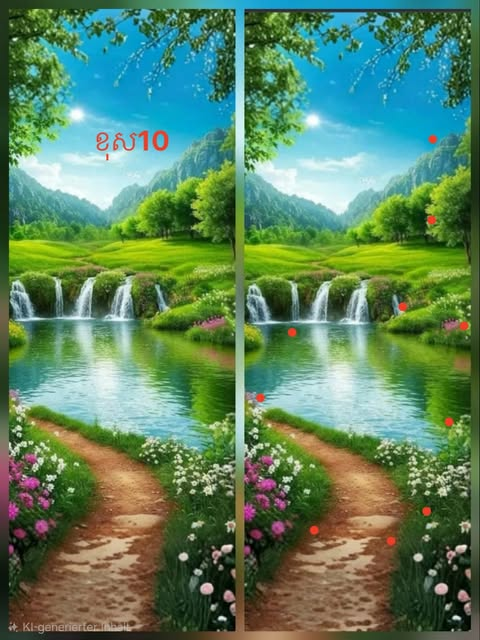
#> input picture spot_the_difference/correct_answers/answer_03.jpg, 480 x 640 px, found by its file name
$ python find_answer3_dots.py
#> lines starting #> are read from the running program, lines starting #| are printed output that depends on the picture; after the words box and inside, x2 and y2 are one past the last pixel; in counts of white or black regions, pixels touching at a corner belong together
import cv2
import numpy as np

img = cv2.imread("correct_answers/answer_03.jpg")
#> img is the input picture: shape (640, 480, 3); mean B, G, R 96.5, 131.2, 93.3
h, w = img.shape[:2]
#> h = 640; w = 480

# Detect red
hsv = cv2.cvtColor(img, cv2.COLOR_BGR2HSV)
#> hsv: shape (640, 480, 3); mean H, S, V 58.9, 142, 142.4
lower1 = np.array([0, 150, 50])
upper1 = np.array([10, 255, 255])
lower2 = np.array([170, 150, 50])
upper2 = np.array([180, 255, 255])

mask = cv2.inRange(hsv, lower1, upper1) | cv2.inRange(hsv, lower2, upper2)
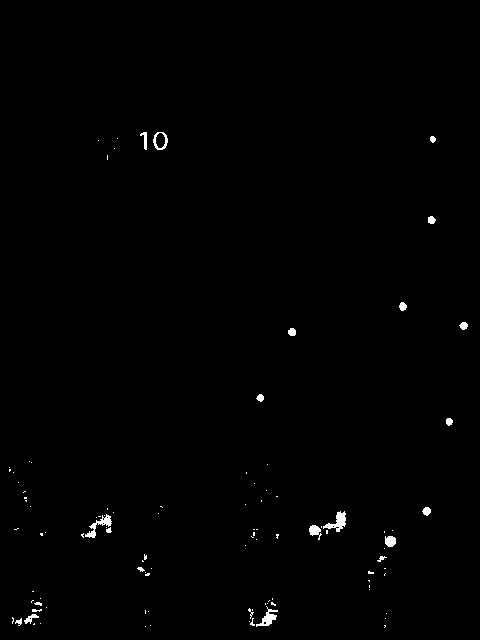
#> mask: shape (640, 480); 0.59% white; 101 white regions (78 under 20 px)
contours, _ = cv2.findContours(mask, cv2.RETR_EXTERNAL, cv2.CHAIN_APPROX_SIMPLE)
#> contours = 101 contours, 85 with area under 20; largest, box (x1, y1, x2, y2) and area: (153, 132, 168, 150) 192, (323, 511, 346, 532) 175, (85, 514, 112, 538) 148, (256, 606, 278, 627) 132, (385, 536, 396, 547) 84

dots = []
for c in contours:
    if cv2.contourArea(c) > 10:
        (cx, cy), r = cv2.minEnclosingCircle(c)
        dots.append((int(cx), int(cy), int(r)))
#> this loop made 101 passes
#> (cx, cy, r) on passes 9, 11, 16, 19, 23, 38, 40, 45, 58, 61, 65, 68: (18.47, 621.1, 3.97), (31.08, 618.7, 7.44), (36.5, 610, 4.61), (266.5, 618, 13.2), (37.5, 604, 3.64), (140.5, 569, 3.64), (381.5, 558.5, 4.74), (389.4, 540.4, 6.2), (108.5, 529.5, 2.92), (314.5, 532.5, 7.91), (97.5, 526, 16.01), (333.5, 519.5, 13.51)
#> c on passes 1, 3, 4, 5, 6, 7: [[145, 626]], [[150, 625]], [[40, 623]], [[34, 623], [33, 624], [34, 624]], [[249, 621]], [[385, 618]]
#> after the loop, dots = 22 items, first 6: (18, 621, 3), (31, 618, 7), (36, 610, 4), (266, 618, 13), (37, 604, 3), (140, 569, 3)

# Sort by cy
dots = sorted(dots, key=lambda x: x[1])
#> dots = 22 items, first 6: (432, 139, 3), (160, 140, 9), (144, 140, 8), (431, 219, 3), (402, 306, 4), (463, 325, 4)

print(f"Total red shapes found in answer_03: {len(dots)}")
#| Total red shapes found in answer_03: 22
for idx, (cx, cy, r) in enumerate(dots):
    print(f"Dot {idx}: cx={cx}, cy={cy}, r={r}")
#> this loop made 22 passes
#> (cx, cy, r) on passes 1 to 12: (432, 139, 3), (160, 140, 9), (144, 140, 8), (431, 219, 3), (402, 306, 4), (463, 325, 4), (291, 331, 4), (259, 397, 3), (448, 421, 3), (426, 510, 4), (333, 519, 13), (97, 526, 16)
#| Dot 0: cx=432, cy=139, r=3
#| Dot 1: cx=160, cy=140, r=9
#| Dot 2: cx=144, cy=140, r=8
#| Dot 3: cx=431, cy=219, r=3
#| Dot 4: cx=402, cy=306, r=4
#| Dot 5: cx=463, cy=325, r=4
#| Dot 6: cx=291, cy=331, r=4
#| Dot 7: cx=259, cy=397, r=3
#> (further printed lines are left out)

$ run again, with spot_the_difference/correct_answers/answer_02.jpg copied over spot_the_difference/correct_answers/answer_03.jpg
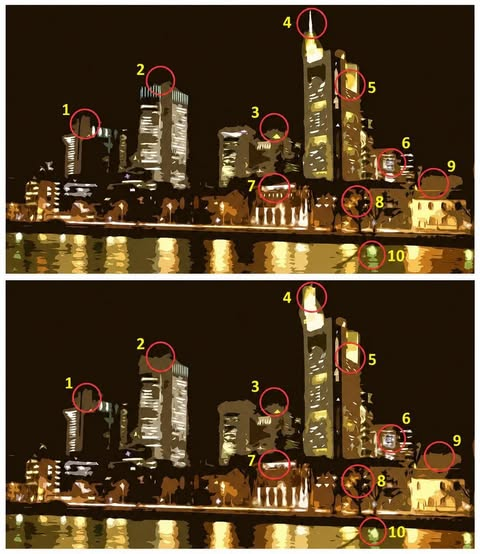
#> input picture spot_the_difference/correct_answers/answer_02.jpg, 480 x 554 px, found by its file name
#> img is the input picture: shape (554, 480, 3); mean B, G, R 38.1, 63, 82.2
#> hsv: shape (554, 480, 3); mean H, S, V 19.2, 185, 82.3
#> `mask = cv2.inRange(hsv, lower1, upper1) | cv2.inRange(hsv, lower2, upp..`:
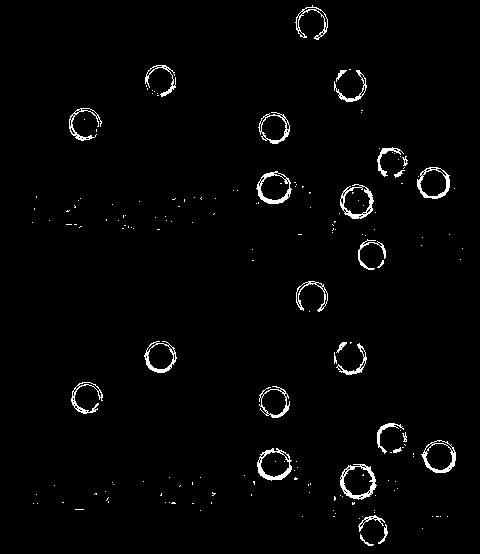
#> mask: shape (554, 480); 2% white in thin lines or dots, all inside (x1, y1, x2, y2) = (32, 5, 463, 546)
#> contours = 179 contours, 154 with area under 20; largest, box (x1, y1, x2, y2) and area: (340, 464, 377, 500) 946, (256, 171, 292, 204) 835, (340, 184, 374, 219) 826, (257, 448, 292, 481) 815, (421, 440, 456, 473) 815
#> the loop `for c in contours:` made 179 passes
#> (cx, cy, r) on passes 1, 3, 12, 60, 65, 67, 69, 70: (366.5, 539, 8.2), (381.5, 533.5, 10.12), (371.5, 525.9, 13.46), (358.1, 480.6, 18.82), (274, 464.7, 17.61), (396.7, 449.8, 4.31), (438.5, 456.5, 17.68), (404.5, 436.6, 4.64)
#> after the loop `for c in contours:`: dots = 29 items, first 6: (366, 539, 8), (381, 533, 10), (371, 525, 13), (358, 480, 18), (274, 464, 17), (396, 449, 4)
#> `dots = sorted(dots, key=lambda x: x[1])`: dots = 29 items, first 6: (311, 22, 17), (341, 75, 7), (160, 80, 16), (350, 84, 17), (84, 123, 16), (273, 127, 16)
#| Total red shapes found in answer_03: 29
#> the loop `for idx, (cx, cy, r) in enumerate(dots):` made 29 passes
#> (printed output is left out)
